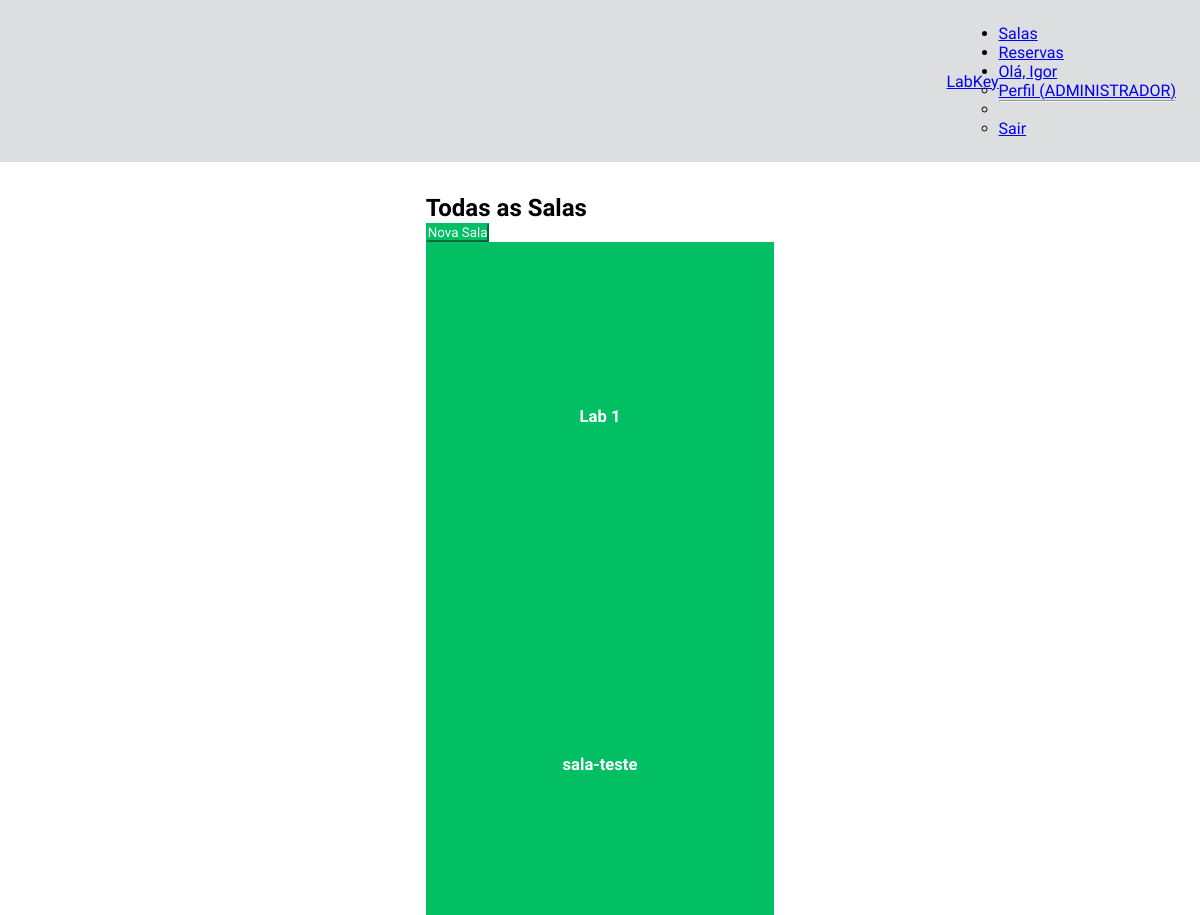
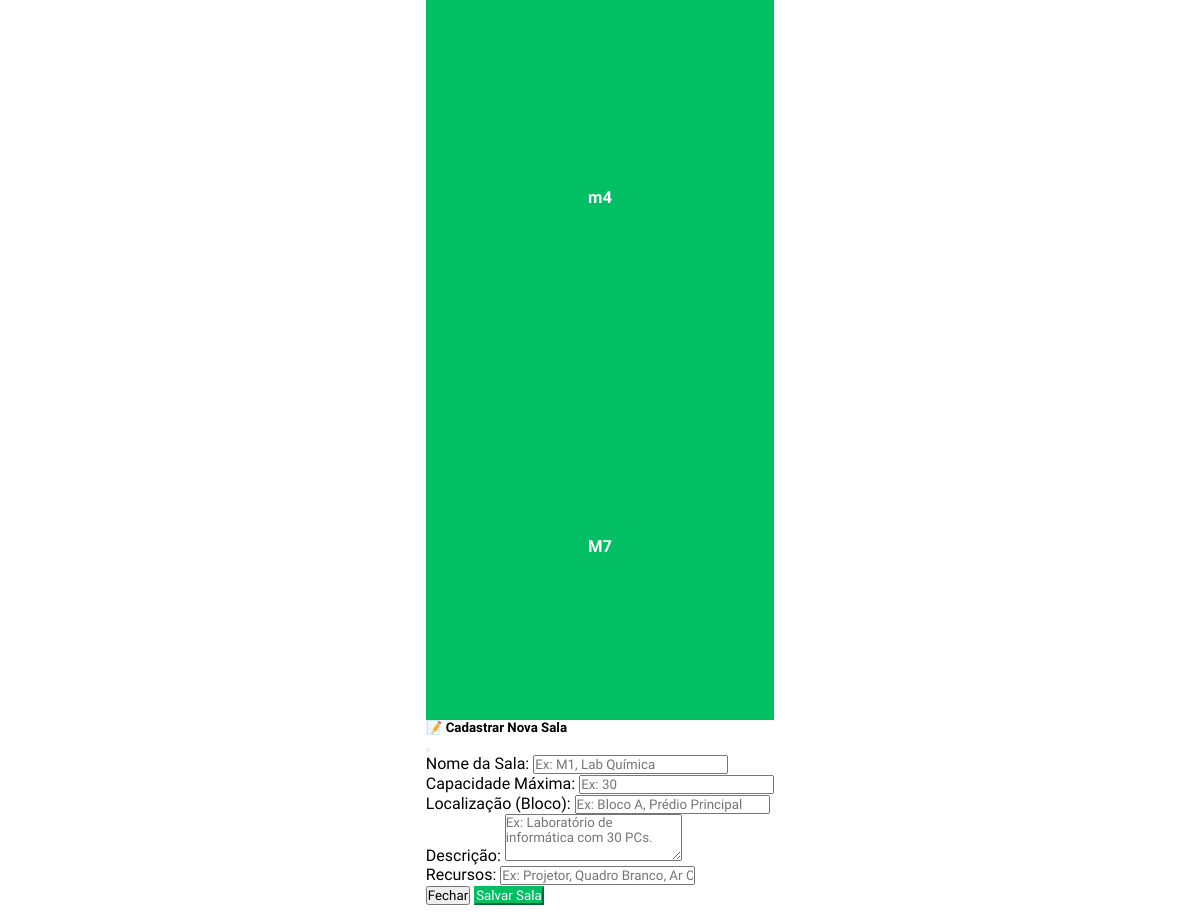
The app's page /salas (signed in, upper part), older data (2 pictures, top to bottom).
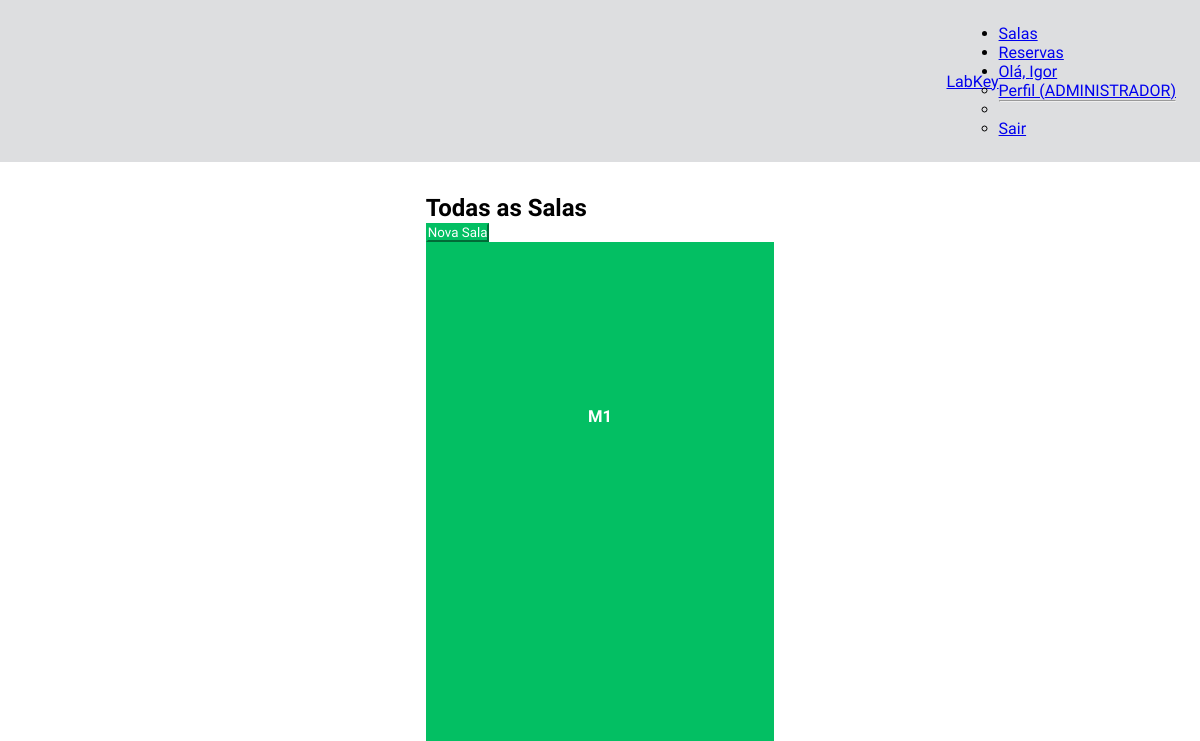
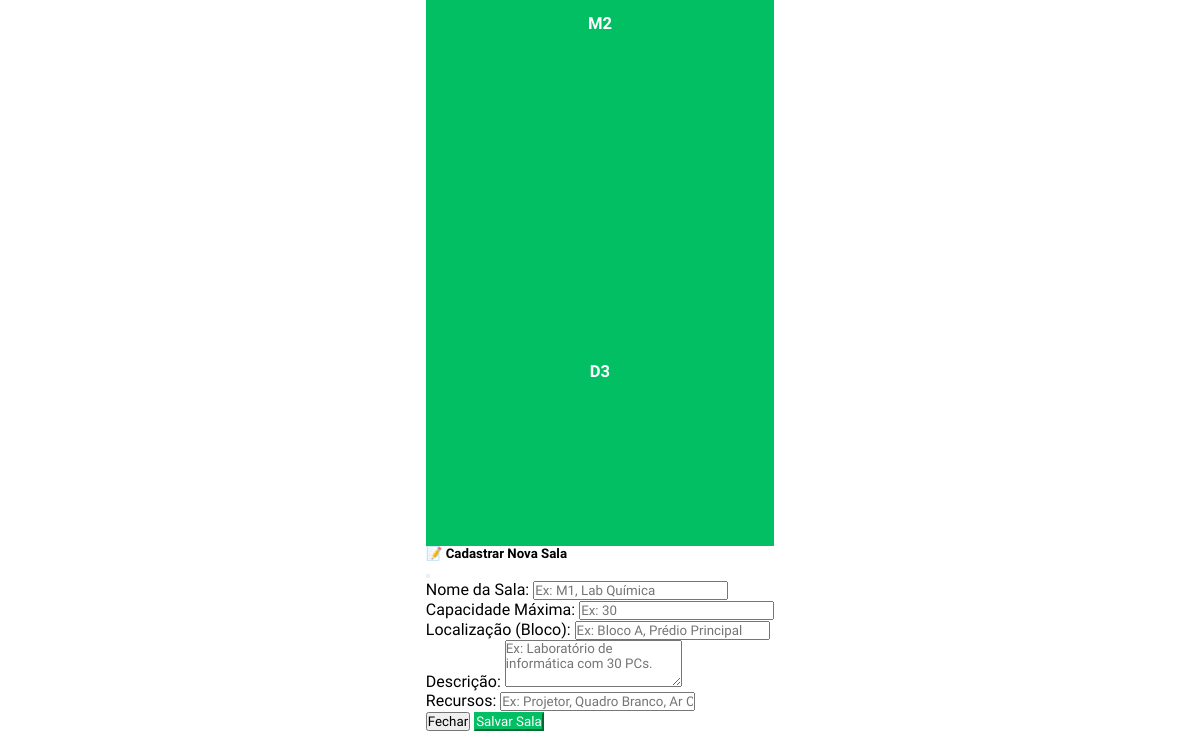
The same page, newer data (2 pictures, top to bottom).
### models/models.py (models this page shows)
class SalaBase(SQLModel):
    nome: str = Field(unique=True, index=True, description="Nome identificador da sala")
    descricao: Optional[str] = Field(default=None, description="Descrição da sala")
    capacidade: int = Field(description="Capacidade máxima de pessoas")
    localizacao: Optional[str] = Field(default=None, description="Localização física da sala") # Opcional
    recursos: Optional[str] = Field(default=None, description="Equipamentos ou recursos disponíveis") # Opcional

class Sala(SalaBase, table=True):
    id: Optional[int] = Field(default=None, primary_key=True)
    reservas: List["Reserva"] = Relationship(back_populates="sala")

### main.py (the view)
@app.get("/salas", summary="Página de Salas")
def salas_page(request: Request, session: Session = Depends(get_session)):
    if "usuario_id" not in request.session:
        return RedirectResponse(url="/login", status_code=status.HTTP_303_SEE_OTHER)
    nome = request.session.get("nome")
    tipo = request.session.get("tipo_usuario")
    salas = session.exec(select(Sala)).all()
    return templates.TemplateResponse("salas.html", {"request": request, "nome": nome, "tipo_usuario": tipo, "salas": salas})

### templates/salas.html (shortened to what this page needs)
{% extends "base_dashboard.html" %}
{% block content %}
<div class="container my-5">
  <h2 class="text-center mb-5">Todas as Salas</h2>
  <div class="lab_cad_btn d-flex justify-content-end mb-4">
    {% if tipo_usuario == 'ADMINISTRADOR' %}
    <button
      class="btn"
      type="button"
      data-coreui-toggle="modal"
      data-coreui-target="#modalCadastroSala"
    >
       Nova Sala
    </button>
    {% endif %}
  </div>
  <div class="row row-cols-2 row-cols-md-3 row-cols-lg-5 g-4">
    {% for sala in salas %}
    <div class="col">
      <div
        class="card card-sala text-center border-0"
        style="cursor: pointer; min-height: 150px"
        data-sala-id="{{ sala.id }}"
        data-sala-nome="{{ sala.nome }}"
        data-sala-capacidade="{{ sala.capacidade }}"
        data-sala-localizacao="{{ sala.localizacao or 'Não Informada' }}"
        data-sala-recursos="{{ sala.recursos or 'Nenhum' }}"
        data-sala-descricao="{{ sala.descricao or 'Nenhuma descrição fornecida.' }}"
        data-coreui-toggle="modal"
        data-coreui-target="#modalDetalhesSala"
      >
        <div class="card-body d-flex align-items-center justify-content-center">
          <h5 class="card-title mb-0 text-white">{{ sala.nome }}</h5>
        </div>
      </div>
    </div>
    {% endfor %}
  </div>
  <div class="modal fade" id="modalCadastroSala" tabindex="-1" aria-labelledby="modalCadastroSalaLabel" aria-hidden="true">
    <div class="modal-dialog modal-lg">
      <div class="modal-content">
        <form id="formCadastroSala">
          <div class="modal-header">
            <h5 class="modal-title" id="modalCadastroSalaLabel">📝 Cadastrar Nova Sala</h5>
            <button class="btn-close" type="button" data-coreui-dismiss="modal" aria-label="Fechar"></button>
          </div>
          <div class="modal-body">
            <div class="mb-3">
              <label for="nome" class="form-label">Nome da Sala:</label>
              <input class="form-control" id="nome" name="nome" type="text" placeholder="Ex: M1, Lab Química" required>
            </div>
            <div class="mb-3">
              <label for="capacidade" class="form-label">Capacidade Máxima:</label>
              <input class="form-control" id="capacidade" name="capacidade" type="number" min="1" placeholder="Ex: 30" required>
            </div>
            <div class="mb-3">
              <label for="localizacao" class="form-label">Localização (Bloco):</label>
              <input class="form-control" id="localizacao" name="localizacao" type="text" placeholder="Ex: Bloco A, Prédio Principal">
            </div>
            <div class="mb-3">
              <label for="descricao" class="form-label">Descrição:</label>
              <textarea class="form-control" id="descricao" name="descricao" rows="3" placeholder="Ex: Laboratório de informática com 30 PCs."></textarea>
            </div>
            <div class="mb-3">
              <label for="recursos" class="form-label">Recursos:</label>
              <input class="form-control" id="recursos" name="recursos" type="text" placeholder="Ex: Projetor, Quadro Branco, Ar Condicionado">
            </div>
          </div>
          <div class="modal-footer">
            <button class="btn btn-secondary" type="button" data-coreui-dismiss="modal">Fechar</button>
            <button class="btn save-btn" type="submit">Salvar Sala</button>
          </div>
        </form>
      </div>
    </div>
  </div>
  <div class="modal fade" id="modalDetalhesSala" tabindex="-1" aria-labelledby="modalDetalhesSalaLabel" aria-hidden="true">
    <div class="modal-dialog">
      <div class="modal-content">
        <div class="modal-header">
        </div>
      </div>
    </div>
  </div>
</div>
{% endblock %}

Row changes from the older to the newer data that the page shows:
removed Sala: nome "sala-teste"
removed Sala: nome "m4"
removed Sala: nome "M7"
changed Sala (number 1 of 3 on the later page): nome "Lab 1" → "M1"
added Sala: nome "M2"
added Sala: nome "D3"
